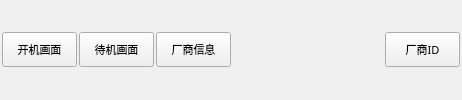
        <widget class="QWidget" name="pageInfo">
         <property name="sizePolicy">
          <sizepolicy hsizetype="Preferred" vsizetype="Preferred">
           <horstretch>0</horstretch>
           <verstretch>0</verstretch>
          </sizepolicy>
         </property>
         <layout class="QGridLayout" name="gridLayout_3">
          <property name="margin">
           <number>2</number>
          </property>
          <property name="spacing">
           <number>2</number>
          </property>
          <item row="0" column="0">
           <widget class="xPushButton" name="BtnLogo">
            <property name="minimumSize">
             <size>
              <width>75</width>
              <height>35</height>
             </size>
            </property>
            <property name="maximumSize">
             <size>
              <width>75</width>
              <height>35</height>
             </size>
            </property>
            <property name="font">
             <font>
              <family>微软雅黑</family>
              <pointsize>8</pointsize>
              <weight>50</weight>
              <italic>false</italic>
              <bold>false</bold>
             </font>
            </property>
            <property name="focusPolicy">
             <enum>Qt::NoFocus</enum>
            </property>
            <property name="text">
             <string>开机画面</string>
            </property>
            <property name="iconSize">
             <size>
              <width>32</width>
              <height>32</height>
             </size>
            </property>
           </widget>
          </item>
          <item row="0" column="1">
           <widget class="xPushButton" name="BtnWallpaper">
            <property name="minimumSize">
             <size>
              <width>75</width>
              <height>35</height>
             </size>
            </property>
            <property name="maximumSize">
             <size>
              <width>75</width>
              <height>35</height>
             </size>
            </property>
            <property name="font">
             <font>
              <family>微软雅黑</family>
              <pointsize>8</pointsize>
              <weight>50</weight>
              <italic>false</italic>
              <bold>false</bold>
             </font>
            </property>
            <property name="focusPolicy">
             <enum>Qt::NoFocus</enum>
            </property>
            <property name="text">
             <string>待机画面</string>
            </property>
            <property name="iconSize">
             <size>
              <width>32</width>
              <height>32</height>
             </size>
            </property>
           </widget>
          </item>
          <item row="0" column="2">
           <widget class="xPushButton" name="BtnInformation">
            <property name="minimumSize">
             <size>
              <width>75</width>
              <height>35</height>
             </size>
            </property>
            <property name="maximumSize">
             <size>
              <width>75</width>
              <height>35</height>
             </size>
            </property>
            <property name="font">
             <font>
              <family>微软雅黑</family>
              <pointsize>8</pointsize>
              <weight>50</weight>
              <italic>false</italic>
              <bold>false</bold>
             </font>
            </property>
            <property name="focusPolicy">
             <enum>Qt::NoFocus</enum>
            </property>
            <property name="text">
             <string>厂商信息</string>
            </property>
            <property name="iconSize">
             <size>
              <width>32</width>
              <height>32</height>
             </size>
            </property>
           </widget>
          </item>
          <item row="0" column="3">
           <widget class="QLabel" name="labelUdiskTip">
            <property name="sizePolicy">
             <sizepolicy hsizetype="Preferred" vsizetype="Preferred">
              <horstretch>0</horstretch>
              <verstretch>0</verstretch>
             </sizepolicy>
            </property>
            <property name="minimumSize">
             <size>
              <width>150</width>
              <height>70</height>
             </size>
            </property>
            <property name="maximumSize">
             <size>
              <width>16777215</width>
              <height>70</height>
             </size>
            </property>
            <property name="font">
             <font>
              <family>微软雅黑</family>
              <pointsize>8</pointsize>
              <weight>50</weight>
              <italic>false</italic>
              <bold>false</bold>
             </font>
            </property>
            <property name="frameShape">
             <enum>QFrame::NoFrame</enum>
            </property>
            <property name="frameShadow">
             <enum>QFrame::Sunken</enum>
            </property>
            <property name="text">
             <string notr="true"/>
            </property>
            <property name="alignment">
             <set>Qt::AlignLeading|Qt::AlignLeft|Qt::AlignVCenter</set>
            </property>
            <property name="wordWrap">
             <bool>true</bool>
            </property>
            <property name="textInteractionFlags">
             <set>Qt::NoTextInteraction</set>
            </property>
           </widget>
          </item>
          <item row="0" column="4">
           <widget class="xPushButton" name="BtnID">
            <property name="minimumSize">
             <size>
              <width>75</width>
              <height>35</height>
             </size>
            </property>
            <property name="maximumSize">
             <size>
              <width>75</width>
              <height>35</height>
             </size>
            </property>
            <property name="font">
             <font>
              <family>微软雅黑</family>
              <pointsize>8</pointsize>
              <weight>50</weight>
              <italic>false</italic>
              <bold>false</bold>
             </font>
            </property>
            <property name="focusPolicy">
             <enum>Qt::NoFocus</enum>
            </property>
            <property name="text">
             <string>厂商ID</string>
            </property>
            <property name="iconSize">
             <size>
              <width>32</width>
              <height>32</height>
             </size>
            </property>
           </widget>
          </item>
         </layout>
        </widget>
